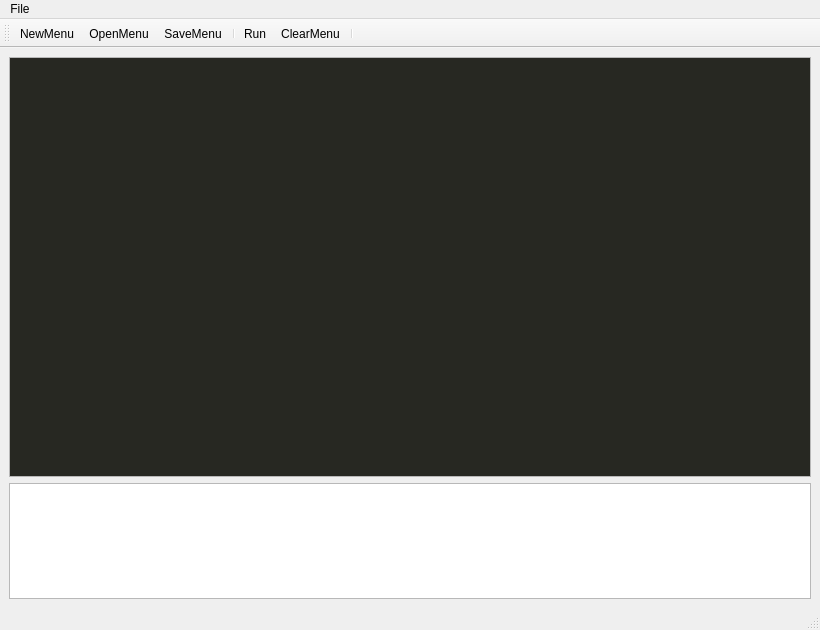
<?xml version="1.0" encoding="UTF-8"?>
<ui version="4.0">
 <class>MainWindow</class>
 <widget class="QMainWindow" name="MainWindow">
  <property name="geometry">
   <rect>
    <x>0</x>
    <y>0</y>
    <width>820</width>
    <height>630</height>
   </rect>
  </property>
  <property name="windowTitle">
   <string>MainWindow</string>
  </property>
  <property name="windowIcon">
   <iconset resource="Icons.qrc">
    <normaloff>:/Icons/Icons/Logo.ico</normaloff>:/Icons/Icons/Logo.ico</iconset>
  </property>
  <widget class="QWidget" name="centralwidget">
   <layout class="QGridLayout" name="gridLayout">
    <item row="0" column="0">
     <widget class="QTextEdit" name="textEditor">
      <property name="minimumSize">
       <size>
        <width>800</width>
        <height>420</height>
       </size>
      </property>
      <property name="palette">
       <palette>
        <active>
         <colorrole role="Text">
          <brush brushstyle="SolidPattern">
           <color alpha="255">
            <red>248</red>
            <green>248</green>
            <blue>242</blue>
           </color>
          </brush>
         </colorrole>
         <colorrole role="Base">
          <brush brushstyle="SolidPattern">
           <color alpha="255">
            <red>39</red>
            <green>40</green>
            <blue>34</blue>
           </color>
          </brush>
         </colorrole>
         <colorrole role="PlaceholderText">
          <brush brushstyle="SolidPattern">
           <color alpha="128">
            <red>248</red>
            <green>248</green>
            <blue>242</blue>
           </color>
          </brush>
         </colorrole>
        </active>
        <inactive>
         <colorrole role="Text">
          <brush brushstyle="SolidPattern">
           <color alpha="255">
            <red>248</red>
            <green>248</green>
            <blue>242</blue>
           </color>
          </brush>
         </colorrole>
         <colorrole role="Base">
          <brush brushstyle="SolidPattern">
           <color alpha="255">
            <red>39</red>
            <green>40</green>
            <blue>34</blue>
           </color>
          </brush>
         </colorrole>
         <colorrole role="PlaceholderText">
          <brush brushstyle="SolidPattern">
           <color alpha="128">
            <red>248</red>
            <green>248</green>
            <blue>242</blue>
           </color>
          </brush>
         </colorrole>
        </inactive>
        <disabled>
         <colorrole role="Text">
          <brush brushstyle="SolidPattern">
           <color alpha="255">
            <red>120</red>
            <green>120</green>
            <blue>120</blue>
           </color>
          </brush>
         </colorrole>
         <colorrole role="Base">
          <brush brushstyle="SolidPattern">
           <color alpha="255">
            <red>240</red>
            <green>240</green>
            <blue>240</blue>
           </color>
          </brush>
         </colorrole>
         <colorrole role="PlaceholderText">
          <brush brushstyle="SolidPattern">
           <color alpha="128">
            <red>0</red>
            <green>0</green>
            <blue>0</blue>
           </color>
          </brush>
         </colorrole>
        </disabled>
       </palette>
      </property>
      <property name="autoFillBackground">
       <bool>false</bool>
      </property>
     </widget>
    </item>
    <item row="1" column="0">
     <widget class="QTextEdit" name="textResults">
      <property name="minimumSize">
       <size>
        <width>800</width>
        <height>100</height>
       </size>
      </property>
      <property name="maximumSize">
       <size>
        <width>16777215</width>
        <height>200</height>
       </size>
      </property>
      <property name="acceptDrops">
       <bool>false</bool>
      </property>
      <property name="styleSheet">
       <string notr="true"/>
      </property>
      <property name="undoRedoEnabled">
       <bool>false</bool>
      </property>
      <property name="readOnly">
       <bool>true</bool>
      </property>
     </widget>
    </item>
   </layout>
  </widget>
  <widget class="QMenuBar" name="menubar">
   <property name="geometry">
    <rect>
     <x>0</x>
     <y>0</y>
     <width>820</width>
     <height>21</height>
    </rect>
   </property>
   <widget class="QMenu" name="menuFile">
    <property name="title">
     <string>File</string>
    </property>
    <addaction name="separator"/>
    <addaction name="actionExit"/>
   </widget>
   <addaction name="menuFile"/>
  </widget>
  <widget class="QToolBar" name="toolBar">
   <property name="windowTitle">
    <string>toolBar</string>
   </property>
   <attribute name="toolBarArea">
    <enum>TopToolBarArea</enum>
   </attribute>
   <attribute name="toolBarBreak">
    <bool>false</bool>
   </attribute>
   <addaction name="actionMenuNew"/>
   <addaction name="actionMenuOpen"/>
   <addaction name="actionMenuSave"/>
   <addaction name="separator"/>
   <addaction name="actionMenuRun"/>
   <addaction name="actionMenuClear"/>
   <addaction name="separator"/>
  </widget>
  <widget class="QStatusBar" name="statusbar"/>
  <action name="actionExit">
   <property name="text">
    <string>Exit</string>
   </property>
  </action>
  <action name="actionMenuNew">
   <property name="icon">
    <iconset resource="Icons.qrc">
     <normaloff>:/Icons/Icons/imageres_102.ico</normaloff>:/Icons/Icons/imageres_102.ico</iconset>
   </property>
   <property name="text">
    <string>NewMenu</string>
   </property>
   <property name="toolTip">
    <string>New</string>
   </property>
  </action>
  <action name="actionMenuOpen">
   <property name="icon">
    <iconset resource="Icons.qrc">
     <normaloff>:/Icons/Icons/shell32_264.ico</normaloff>:/Icons/Icons/shell32_264.ico</iconset>
   </property>
   <property name="text">
    <string>OpenMenu</string>
   </property>
   <property name="toolTip">
    <string>Open</string>
   </property>
  </action>
  <action name="actionMenuSave">
   <property name="icon">
    <iconset resource="Icons.qrc">
     <normaloff>:/Icons/Icons/62835-floppy-disk.ico</normaloff>:/Icons/Icons/62835-floppy-disk.ico</iconset>
   </property>
   <property name="text">
    <string>SaveMenu</string>
   </property>
   <property name="toolTip">
    <string>Save</string>
   </property>
  </action>
  <action name="actionMenuRun">
   <property name="icon">
    <iconset resource="Icons.qrc">
     <normaloff>:/Icons/Icons/iconfinder_terminal_Play.png</normaloff>:/Icons/Icons/iconfinder_terminal_Play.png</iconset>
   </property>
   <property name="text">
    <string>Run</string>
   </property>
   <property name="toolTip">
    <string>Run</string>
   </property>
  </action>
  <action name="actionMenuClear">
   <property name="icon">
    <iconset resource="Icons.qrc">
     <normaloff>:/Icons/Icons/iconfinder_terminal_clear.png</normaloff>:/Icons/Icons/iconfinder_terminal_clear.png</iconset>
   </property>
   <property name="text">
    <string>ClearMenu</string>
   </property>
   <property name="toolTip">
    <string>Clear</string>
   </property>
  </action>
 </widget>
 <resources>
  <include location="Icons.qrc"/>
 </resources>
 <connections/>
</ui>
